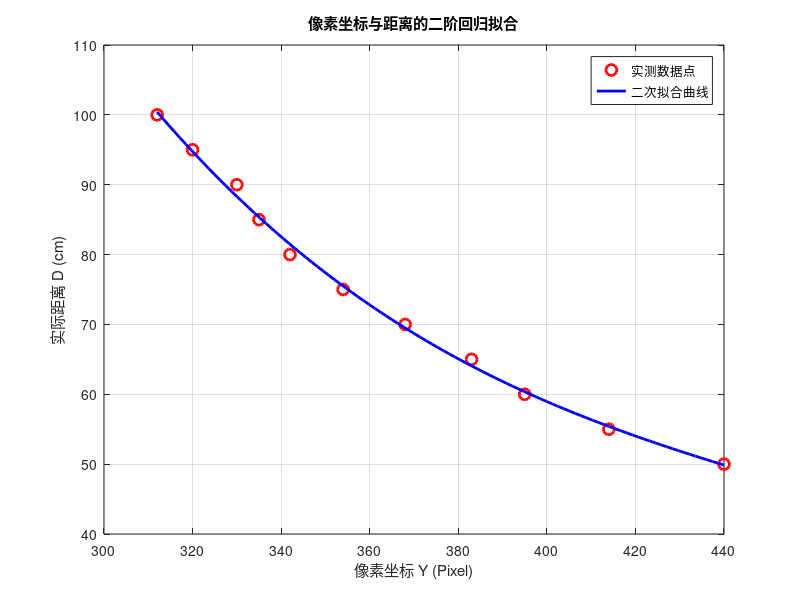

Recreate this plot in MATLAB.
% 1. 输入你刚采集的实际距离数据 D (单位: cm)
D_true = [50, 55, 60, 65, 70, 75, 80, 85, 90, 95, 100];

% 2. 输入对应的 K230 像素坐标 Y
Y_pixel = [440, 414, 395, 383, 368, 354, 342, 335, 330, 320, 312];

% 3. 使用二阶多项式拟合: D = a*Y^2 + b*Y + c
p = polyfit(Y_pixel, D_true, 3);

% 打印拟合系数，准备写死到 K230 代码里
fprintf('===== 请将以下系数复制到你的 Python 脚本中 =====\n');
fprintf('a = %.8f\n', p(1)); % 三阶项系数 (x^3)
fprintf('b = %.8f\n', p(2)); % 二阶项系数 (x^2)
fprintf('c = %.8f\n', p(3)); % 一阶项系数 (x)
fprintf('d = %.8f\n', p(4)); % 常数项
fprintf('================================================\n');

% 4. 计算拟合误差 (RMSE) 评估精度
D_predict = polyval(p, Y_pixel);
RMSE = sqrt(mean((D_predict - D_true).^2));
fprintf('当前标定数据的均方根误差 (RMSE) = %.4f cm\n', RMSE);

% 计算每个测试点的具体误差绝对值
max_error = max(abs(D_predict - D_true));
fprintf('最大绝对误差 = %.4f cm\n', max_error);

% 5. 绘制拟合曲线进行可视化比对
figure;
plot(Y_pixel, D_true, 'ro', 'MarkerSize', 8, 'LineWidth', 2); hold on;
Y_dense = linspace(min(Y_pixel), max(Y_pixel), 100);
D_dense = polyval(p, Y_dense);
plot(Y_dense, D_dense, 'b-', 'LineWidth', 2);
xlabel('像素坐标 Y (Pixel)');
ylabel('实际距离 D (cm)');
title('像素坐标与距离的二阶回归拟合');
legend('实测数据点', '二次拟合曲线');
grid on;
